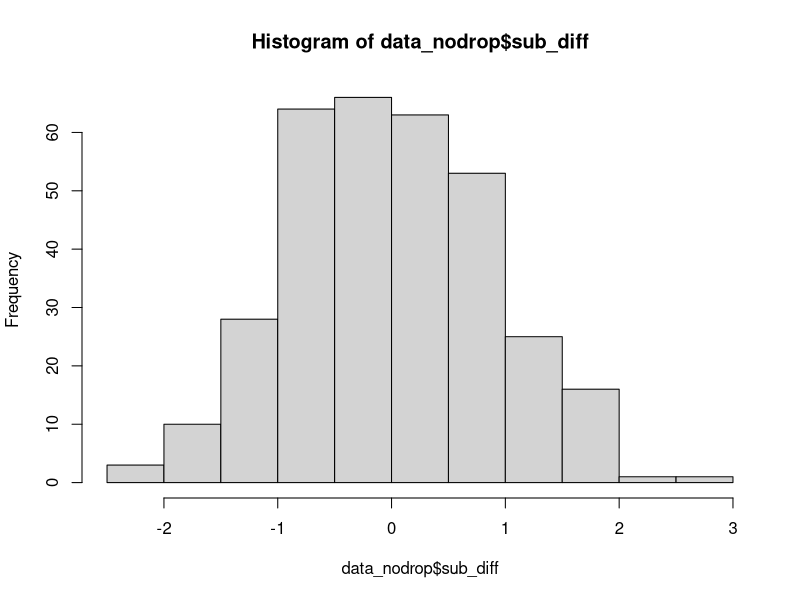
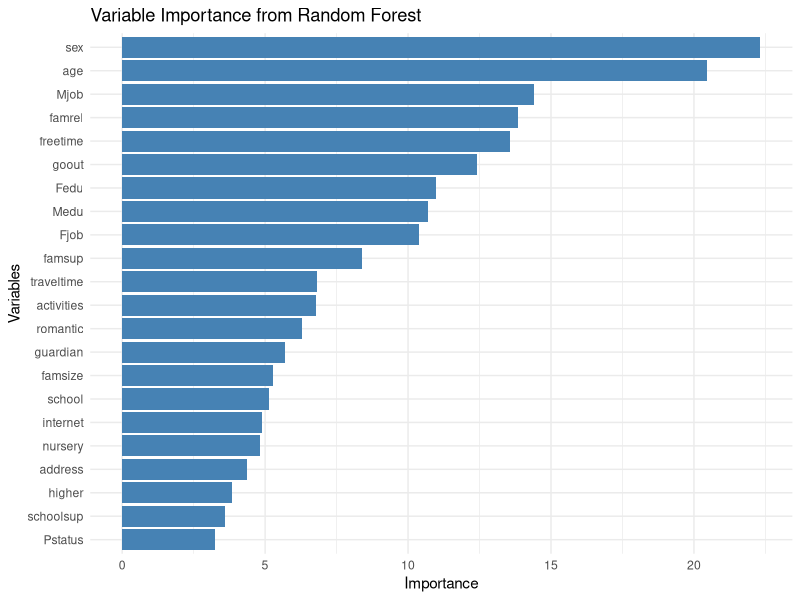

These charts were generated, in order, by the following R code:
library(MASS)
library(ggplot2)
library(dplyr)
library(tidyr)
library(randomForest)
library(caret)

data <- read.csv("data/student-merge-processed.csv", header = TRUE)
data_nodrop <- data %>%
  filter(G3_math != 0 &
           G3_por != 0 &
           G1_math != 0 & G1_por != 0 & G2_math != 0 & G2_por != 0)

# MLM Model - full
mlm1 <- lm(
  cbind(G3_math, G3_por)
  ~ famsize + Pstatus + Medu + Fedu + Mjob + Fjob + famrel + 
    famsup + guardian + internet +school + sex + age + address + 
    traveltime + freetime + nursery + schoolsup +
    activities + higher + romantic + freetime + goout,
  data = data_nodrop
)

summary(mlm1)

Y_hat <- fitted.values(mlm1)
Y <- model.response(model.frame(mlm1))
residuals_mlm <- residuals(mlm1)
RSS <- sum(residuals_mlm^2)
Y_mean <- matrix(colMeans(Y),
                 nrow = nrow(Y),
                 ncol = ncol(Y),
                 byrow = TRUE)
TSS <- sum((Y - Y_mean)^2)
R_squared <- 1 - (RSS / TSS)
R_squared

# Subject differences
data_nodrop$G3_math_norm <- (data_nodrop$G3_math - 
                               mean(data_nodrop$G3_math)) / sd(data_nodrop$G3_math)
data_nodrop$G3_por_norm <- (data_nodrop$G3_por - 
                              mean(data_nodrop$G3_por)) / sd(data_nodrop$G3_por)
data_nodrop$sub_diff <- data_nodrop$G3_math_norm - data_nodrop$G3_por_norm

hist(data_nodrop$sub_diff)

lm1 <- lm(
  sub_diff ~ famsize + Pstatus + Medu + Fedu + Mjob + Fjob + 
    famrel + famsup + guardian + internet +
    school + sex + age + address + traveltime + freetime + nursery + schoolsup +
    activities + higher + romantic + freetime + goout,
  data = data_nodrop
)
summary(lm1)

# Random forest
rf <- randomForest(
  sub_diff ~ famsize + Pstatus + Medu + Fedu + Mjob + Fjob + 
    famrel + famsup + guardian + internet +
    school + sex + age + address + traveltime + freetime + 
    nursery + schoolsup +activities + higher + 
    romantic + freetime + goout,
  data = data_nodrop
  ,
  ntree = 1000,
  mtry = 3,
  importance = TRUE
)

# Variable importance
importance_values <- randomForest::importance(rf, type = 2)
importance_df <- data.frame(Variable = rownames(importance_values),
                            Importance = importance_values[, 1])
importance_df <- importance_df[order(-importance_df$Importance), ]
library(ggplot2)

ggplot(importance_df, aes(x = reorder(Variable, Importance), 
                          y = Importance)) +
  geom_bar(stat = "identity", fill = "steelblue") +
  coord_flip() +
  labs(title = "Variable Importance from Random Forest", 
       x = "Variables", y = "Importance") +
  theme_minimal()
